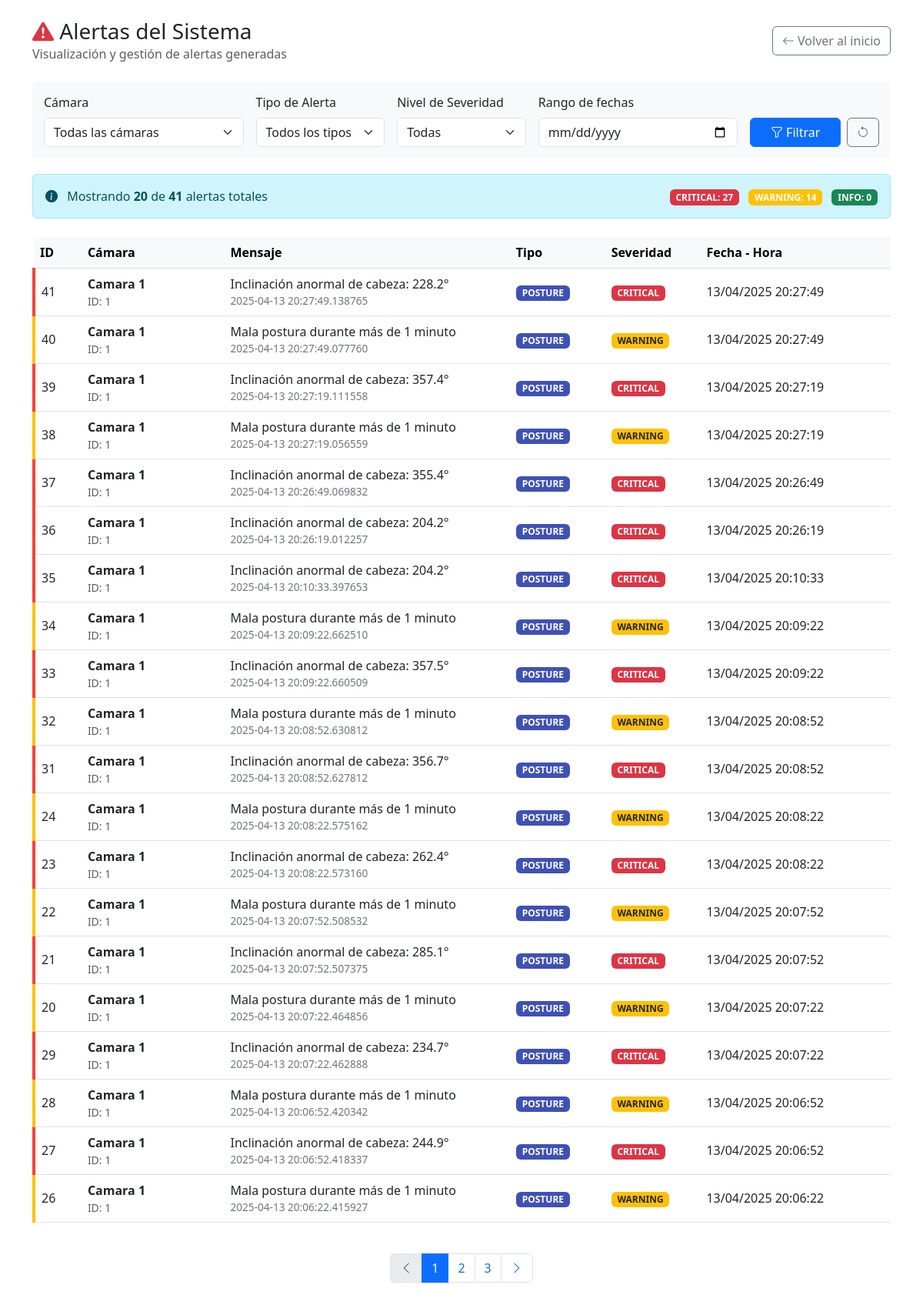
/alertas, run on an earlier commit of the app's database.
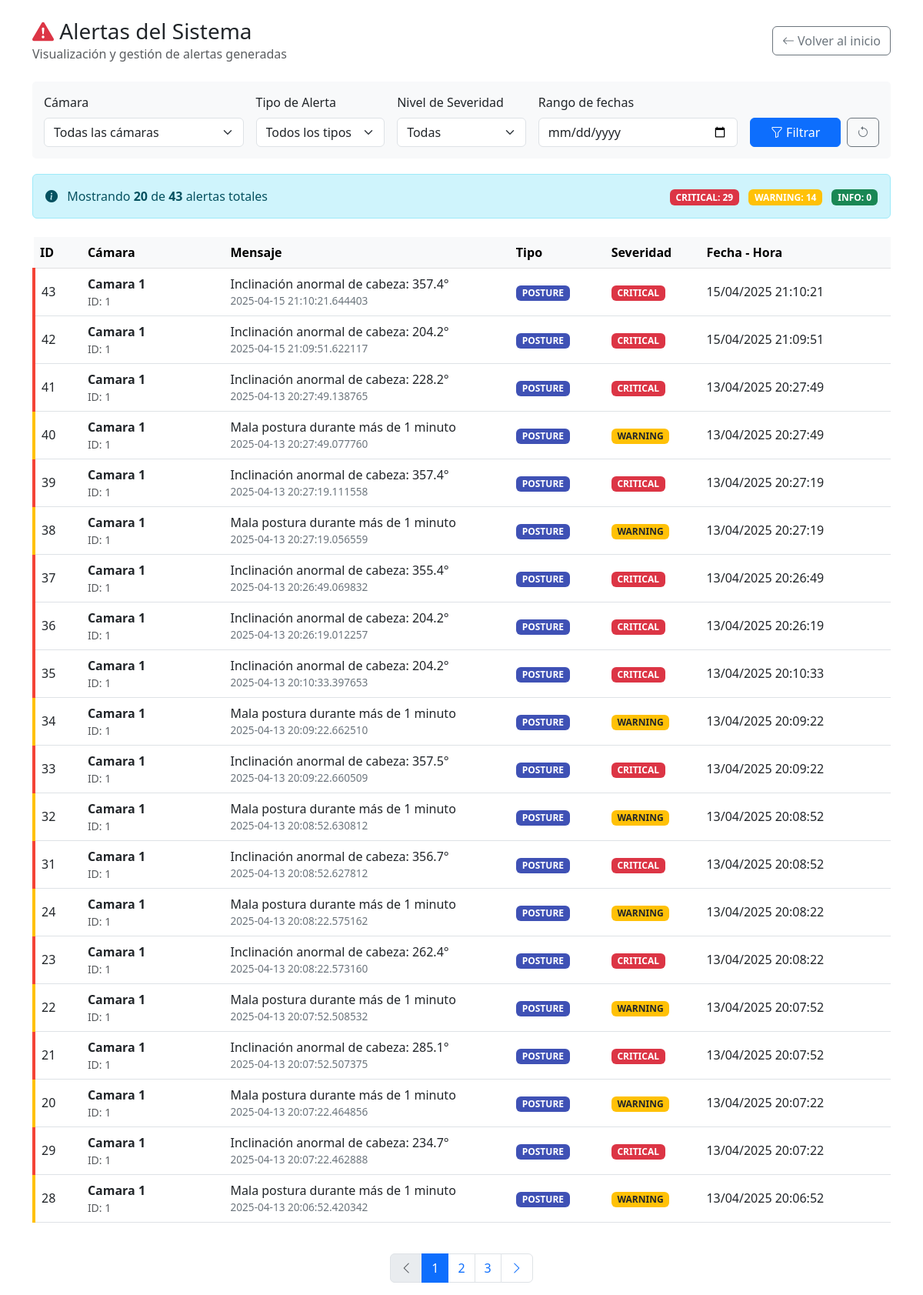
And on a later commit of the database.
### tables this page shows
CREATE TABLE alertas (
                id INTEGER PRIMARY KEY AUTOINCREMENT,
                id_camara INTEGER NOT NULL,
                mensaje TEXT NOT NULL,
                tipo TEXT NOT NULL,  -- 'postura', 'movimiento', 'conexion', etc.
                severidad TEXT NOT NULL,  -- 'info', 'warning', 'danger'
                fecha TIMESTAMP DEFAULT CURRENT_TIMESTAMP,
                FOREIGN KEY (id_camara) REFERENCES camaras(id)
            );

CREATE TABLE camaras (
                id INTEGER PRIMARY KEY AUTOINCREMENT,
                nombre TEXT NOT NULL,
                url TEXT UNIQUE NOT NULL,
                descripcion TEXT,
                angulo_min INTEGER NOT NULL DEFAULT 45,  -- Ángulo mínimo en grados
                angulo_max INTEGER NOT NULL DEFAULT 135, -- Ángulo máximo en grados
                hombros_min REAL NOT NULL DEFAULT 0.5,    -- Distancia mínima entre hombros
                hombros_max REAL NOT NULL DEFAULT 1.5,   -- Distancia máxima entre hombros
                manos_min INTEGER NOT NULL DEFAULT 30,   -- Distancia mínima de manos
                manos_max INTEGER NOT NULL DEFAULT 150,   -- Distancia máxima de manos
                ubicacion TEXT,
                activa BOOLEAN DEFAULT 1,
                fecha_instalacion TIMESTAMP DEFAULT CURRENT_TIMESTAMP,
                FOREIGN KEY (id) REFERENCES notificaciones(id_camara)
            );

### routes/alertas.py (the view, shortened to what this page needs)
    @app.route('/alertas')
    def alertas_index():
        try:
            page = request.args.get('page', 1, type=int)
            per_page = 20
            id_camara = request.args.get('camara', type=int)
            tipo = request.args.get('tipo')
            severidad = request.args.get('severidad')
            fecha = request.args.get('fecha')
            print("fecha",fecha)
            conn = get_db_connection()
            query = '''
                SELECT a.*, c.nombre as nombre_camara, c.ubicacion
                FROM alertas a
                LEFT JOIN camaras c ON a.id_camara = c.id
                WHERE 1=1
            '''
            params = []
            if id_camara:
                query += ' AND a.id_camara = ?'
                params.append(id_camara)
            if tipo:
                query += ' AND a.tipo = ?'
                params.append(tipo)
            if severidad:
                query += ' AND a.severidad = ?'
                params.append(severidad)
            print("fecha",fecha)
            count_query = 'SELECT COUNT(*) FROM (' + query + ')'
            print("count_query",count_query)
            total = conn.execute(count_query, params).fetchone()[0]
            counts_query = '''
                SELECT
                    SUM(CASE WHEN severidad = 'CRITICAL' THEN 1 ELSE 0 END) as critical,
                    SUM(CASE WHEN severidad = 'WARNING' THEN 1 ELSE 0 END) as warning,
                    SUM(CASE WHEN severidad = 'INFO' THEN 1 ELSE 0 END) as info
                FROM alertas
            '''
            counts_result = conn.execute(counts_query).fetchone()
            counts = {
                'CRITICAL': counts_result['critical'],
                'WARNING': counts_result['warning'],
                'INFO': counts_result['info']
            }
            query += ' ORDER BY a.fecha DESC LIMIT ? OFFSET ?'
            params.extend([per_page, (page - 1) * per_page])
            alertas = conn.execute(query, params).fetchall()
            camaras = conn.execute('SELECT id, nombre FROM camaras ORDER BY nombre').fetchall()
            conn.close()
            return render_template('alertas/index.html',
                                alertas=alertas,
                                camaras=camaras,
                                page=page,
                                per_page=per_page,
                                total=total,
                                counts=counts,  # NUEVO: agregamos los conteos
                                filtros={
                                    'camara': id_camara,
                                    'tipo': tipo,
                                    'severidad': severidad
                                })
        except Exception as e:
            app.logger.error(f"Error al listar alertas: {str(e)}")
            flash('Error al cargar la lista de alertas', 'error')
            return redirect(url_for('index'))

### database.py (called while the page is built)
def get_db_connection():
    conn = sqlite3.connect('monitoring.db')
    conn.row_factory = sqlite3.Row
    return conn

### templates/alertas/index.html (shortened to what this page needs)
<!DOCTYPE html>
<html lang="es">
<head>
  <link rel="stylesheet" href="https://cdn.jsdelivr.net/npm/bootstrap@5.3.0/dist/css/bootstrap.min.css">
  <link rel="stylesheet" href="https://cdn.jsdelivr.net/npm/bootstrap-icons@1.10.0/font/bootstrap-icons.css">
</head>
<body>
  <div class="container mt-4">
    <div class="d-flex justify-content-between align-items-center mb-4">
      <div>
        <h1 class="h3 mb-0">
          <i class="bi bi-exclamation-triangle-fill text-danger"></i> Alertas del Sistema
        </h1>
        <p class="text-muted mb-0">Visualización y gestión de alertas generadas</p>
      </div>
      <div>
        <a href="{{ url_for('index') }}" class="btn btn-outline-secondary">
          <i class="bi bi-arrow-left"></i> Volver al inicio
        </a>
      </div>
    </div>
    <div class="filter-section">
      <form method="get" class="row g-3">
        <div class="col-md-3">
          <label for="camara" class="form-label">Cámara</label>
          <select class="form-select" name="camara" id="camara">
            <option value="">Todas las cámaras</option>
          </select>
        </div>
        <div class="col-md-2">
          <label for="tipo" class="form-label">Tipo de Alerta</label>
          <select class="form-select" name="tipo" id="tipo">
            <option value="">Todos los tipos</option>
          </select>
        </div>
        <div class="col-md-2">
          <label for="severidad" class="form-label">Nivel de Severidad</label>
          <select class="form-select" name="severidad" id="severidad">
            <option value="">Todas</option>
          </select>
        </div>
        <div class="col-md-3">
          <label for="fecha" class="form-label">Rango de fechas</label>
          <input type="date" class="form-control" name="fecha" value="{{ filtros.fecha or '' }}">
        </div>
        <div class="col-md-2 d-flex align-items-end gap-2">
          <button type="submit" class="btn btn-primary w-100">
            <i class="bi bi-funnel"></i> Filtrar
          </button>
          <a href="?" class="btn btn-outline-secondary">
            <i class="bi bi-arrow-counterclockwise"></i>
          </a>
        </div>
      </form>
    </div>
    <div class="alert alert-info d-flex justify-content-between align-items-center mb-4">
      <div>
        <i class="bi bi-info-circle-fill me-2"></i>
        Mostrando <strong>{{ alertas|length }}</strong> de <strong>{{ total }}</strong> alertas totales
      </div>
      <div>
        <span class="badge bg-danger me-2">CRITICAL: {{ counts.CRITICAL or 0 }}</span>
        <span class="badge bg-warning me-2">WARNING: {{ counts.WARNING or 0 }}</span>
        <span class="badge bg-success">INFO: {{ counts.INFO or 0 }}</span>
      </div>
    </div>
    <div class="table-responsive">
      <table class="table table-hover align-middle">
        <thead class="table-light">
          <tr>
            <th style="width: 5%">ID</th>
            <th style="width: 15%">Cámara</th>
            <th style="width: 30%">Mensaje</th>
            <th style="width: 10%">Tipo</th>
            <th style="width: 10%">Severidad</th>
            <th style="width: 20%">Fecha - Hora</th>
          </tr>
        </thead>
        <tbody>
          {% for alerta in alertas %}
            <tr class="clickable-row severity-{{ alerta.severidad }}" onclick="window.location='#'">
              <td>{{ alerta.id }}</td>
              <td>
                <strong>{{ alerta.nombre_camara }}</strong>
                <div class="text-muted small">ID: {{ alerta.id_camara }}</div>
              </td>
              <td>
                {{ alerta.mensaje }}
                <div class="time-ago">{{ alerta.fecha }}</div>
              </td>
              <td>
                <span class="badge badge-{{ alerta.tipo }} text-white">{{ alerta.tipo }}</span>
              </td>
              <td>
                {% if alerta.severidad == 'CRITICAL' %}
                  <span class="badge bg-danger">{{ alerta.severidad }}</span>
                {% elif alerta.severidad == 'WARNING' %}
                  <span class="badge bg-warning text-dark">{{ alerta.severidad }}</span>
                {% else %}
                  <span class="badge bg-success">{{ alerta.severidad }}</span>
                {% endif %}
              </td>
              <td>{{ alerta.fecha[:10].split('-')[2] }}/{{ alerta.fecha[:10].split('-')[1] }}/{{ alerta.fecha[:10].split('-')[0] }} {{ alerta.fecha[11:19] }}</td>
            </tr>
          {% endfor %}
        </tbody>
      </table>
    </div>
    {% if alertas %}
      <nav aria-label="Paginación de alertas">
        <ul class="pagination justify-content-center mt-4">
          <li class="page-item {% if page == 1 %}disabled{% endif %}">
            <a class="page-link" href="?page={{ page-1 }}{% for key, value in filtros.items() %}{% if value %}&{{ key }}={{ value }}{% endif %}{% endfor %}">
              <i class="bi bi-chevron-left"></i>
            </a>
          </li>
          {% for p in range(1, (total // per_page) + 2) %}
            {% if p >= page-2 and p <= page+2 %}
              <li class="page-item {% if p == page %}active{% endif %}">
                <a class="page-link" href="?page={{ p }}{% for key, value in filtros.items() %}{% if value %}&{{ key }}={{ value }}{% endif %}{% endfor %}">{{ p }}</a>
              </li>
            {% endif %}
          {% endfor %}
          <li class="page-item {% if page == (total // per_page) + 1 %}disabled{% endif %}">
            <a class="page-link" href="?page={{ page+1 }}{% for key, value in filtros.items() %}{% if value %}&{{ key }}={{ value }}{% endif %}{% endfor %}">
              <i class="bi bi-chevron-right"></i>
            </a>
          </li>
        </ul>
      </nav>
    {% endif %}
  </div>
</body>
</html>

### templates/alertas/index.html (style rules this page uses)
.severity-CRITICAL { background-color: #ffebee; border-left: 4px solid #f44336; }
.severity-WARNING { background-color: #fff8e1; border-left: 4px solid #ffc107; }
.badge-POSTURE { background-color: #3f51b5; }
.table-responsive { overflow-x: auto; }
.clickable-row { cursor: pointer; }
.time-ago { font-size: 0.85rem; color: #6c757d; }
.filter-section { background-color: #f8f9fa; border-radius: 5px; padding: 15px; margin-bottom: 20px; }

What changed in the data, as far as the page shows it:
no longer on this page (row unchanged): alertas: id "27", nombre_camara "Camara 1", id_camara "1", mensaje "Inclinación anormal de cabeza: 244.9°", fecha "2025-04-13 20:06:52.418337", tipo "POSTURE", severidad "CRITICAL", fecha "13", fecha "04", fecha "2025", fecha "20:06:52"
no longer on this page (row unchanged): alertas: id "26", nombre_camara "Camara 1", id_camara "1", mensaje "Mala postura durante más de 1 minuto", fecha "2025-04-13 20:06:22.415927", tipo "POSTURE", severidad "WARNING", fecha "13", fecha "04", fecha "2025", fecha "20:06:22"
added alertas: id "43", nombre_camara "Camara 1", id_camara "1", mensaje "Inclinación anormal de cabeza: 357.4°", fecha "2025-04-15 21:10:21.644403", tipo "POSTURE", severidad "CRITICAL", fecha "15", fecha "04", fecha "2025", fecha "21:10:21"
added alertas: id "42", nombre_camara "Camara 1", id_camara "1", mensaje "Inclinación anormal de cabeza: 204.2°", fecha "2025-04-15 21:09:51.622117", tipo "POSTURE", severidad "CRITICAL", fecha "15", fecha "04", fecha "2025", fecha "21:09:51"
Also different on the page:
{{ total }}: "41" → "43"
{{ counts.CRITICAL or 0 }}: "27" → "29"
